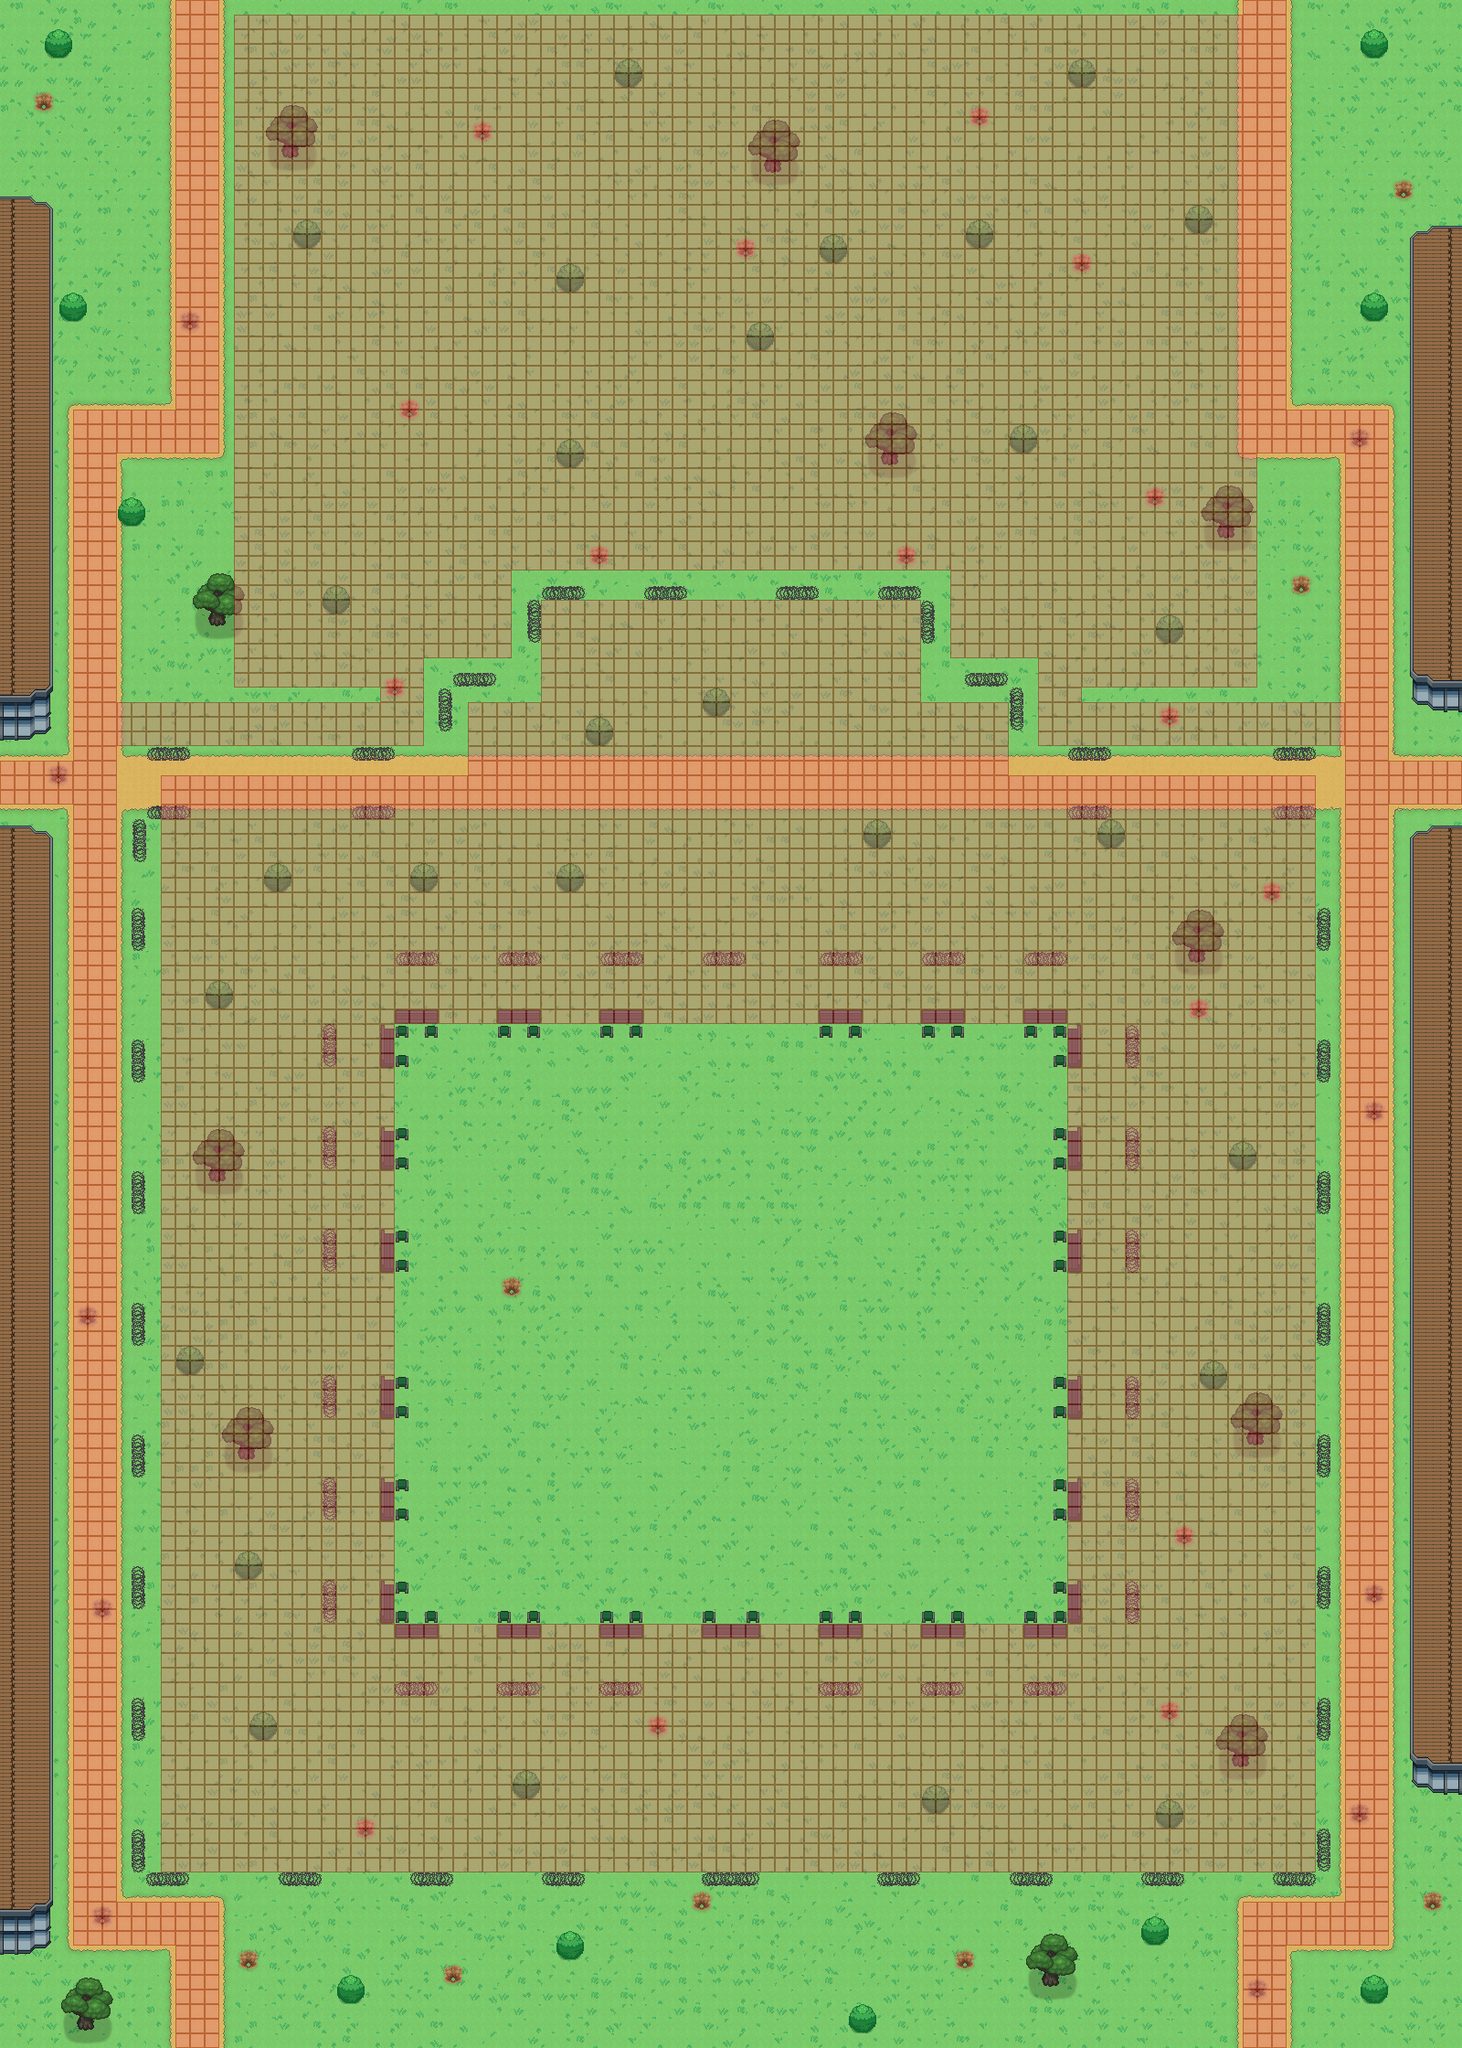

A level layout from a 2D game, rendered from its tile map. Below: a short description, then the map file with tile-grid data replaced by summaries:
An orthogonal 100x140 tile map with 16x16 px tiles, 6 tile layers (Base, WaterEdge, Obstacles0, Collision, ...).

<map version="1.0" orientation="orthogonal" renderorder="right-down" width="100" height="140" tilewidth="16" tileheight="16" nextobjectid="1">
 <properties>
  <property name="ObjectiveX" value="50" />
  <property name="ObjectiveY" value="100" />
  <property name="StartX" value="13" />
  <property name="StartY" value="3" />
 </properties>
 <tileset firstgid="1" name="Tileset" tilewidth="16" tileheight="16" tilecount="1600">
  <image source="Tileset.png" trans="ffffff" width="640" height="640" />
  <terraintypes>
   <terrain name="Better Path" tile="-1" />
  </terraintypes>
  <tile id="61" terrain=",,,0" />
  <tile id="62" terrain=",,0,0" />
  <tile id="64" terrain=",,0," />
  <tile id="141" terrain=",0,,0" />
  <tile id="142" terrain="0,0,0,0" />
  <tile id="144" terrain="0,,0," />
  <tile id="181" terrain=",0,," />
  <tile id="182" terrain="0,0,," />
  <tile id="184" terrain="0,,," />
 </tileset>
 <layer name="Base" width="100" height="140">
  <data>[14000 cells, 14000 non-empty, 33 distinct tile ids]</data>
 </layer>
 <layer name="WaterEdge" width="100" height="140">
  <data>[14000 cells, 258 non-empty, 16 distinct tile ids]</data>
 </layer>
 <layer name="Obstacles0" width="100" height="140">
  <data>[14000 cells, 506 non-empty, 16 distinct tile ids]</data>
 </layer>
 <layer name="Collision" width="100" height="140">
  <data>[14000 cells, 872 non-empty, 64 distinct tile ids]</data>
 </layer>
 <layer name="Overhang" width="100" height="140">
  <data>[14000 cells, 144 non-empty, 12 distinct tile ids]</data>
 </layer>
 <layer name="Spawn" width="100" height="140" opacity="0.45">
  <data>[14000 cells, 8418 non-empty, 4 distinct tile ids]</data>
 </layer>
</map>
